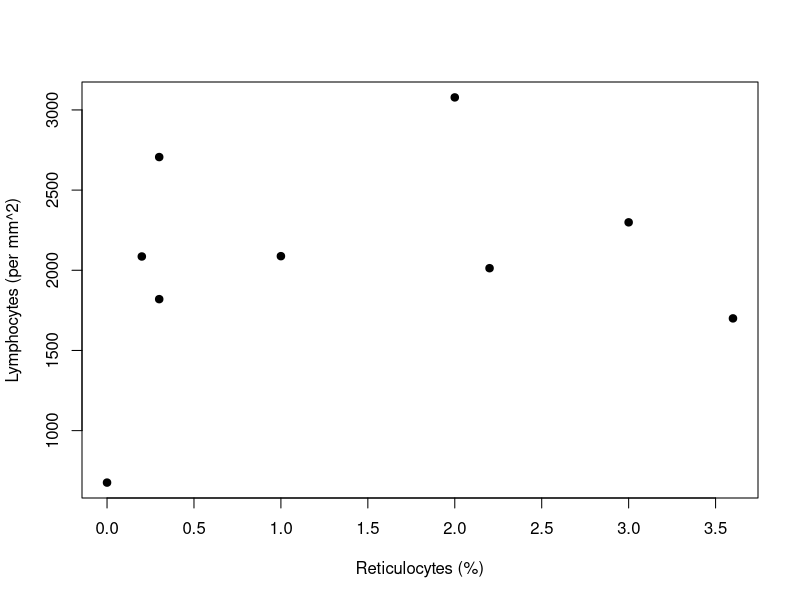
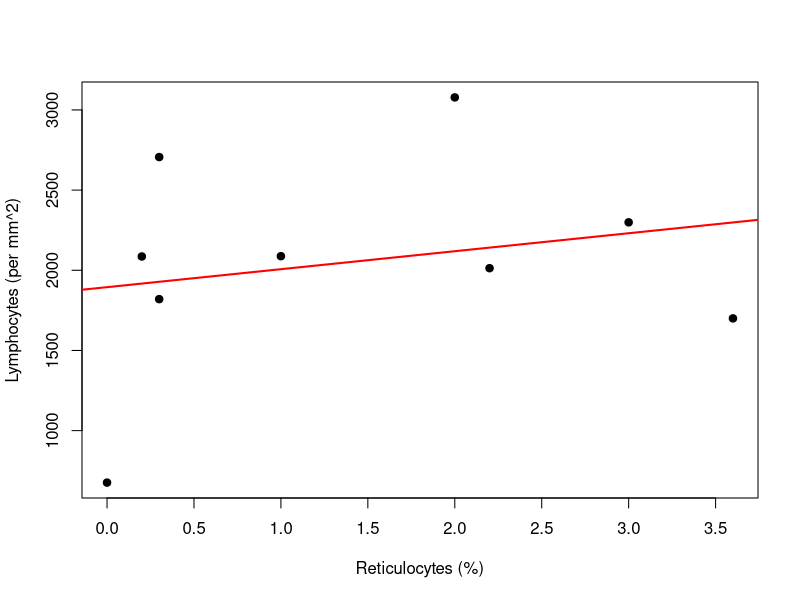
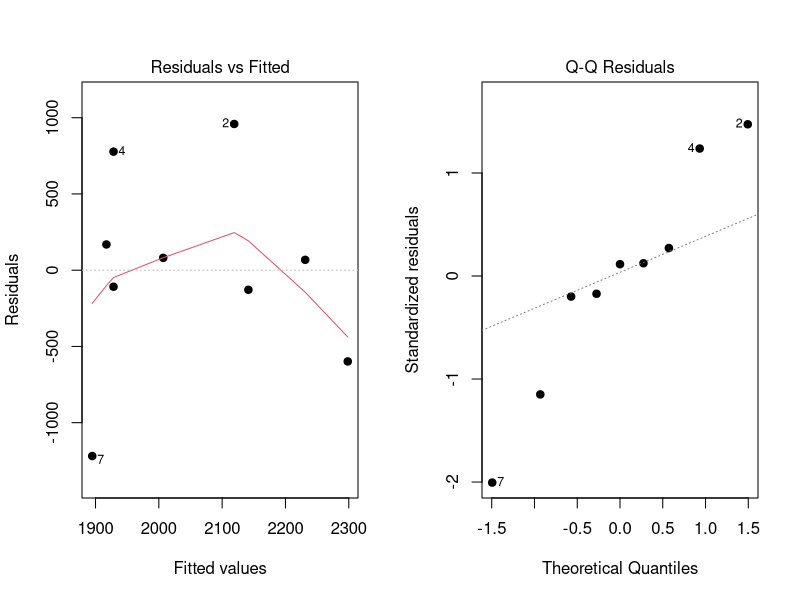

Recreate these plots in R, in order.
# Hematologic data for 9 patients with aplastic anemia. The independent variable
# is the % of reticulocytes and the number of lymphocytes (per mm^2)
reticulocytes <- c(3.6, 2.0, 0.3, 0.3, 0.2, 3.0, 0.0, 1.0, 2.2)
lymphocytes <- c(1700, 3078, 1820, 2706, 2086, 2299, 676, 2088, 2013)

# Scatterplot of the data
plot(reticulocytes, lymphocytes, xlab = "Reticulocytes (%)",
     ylab = "Lymphocytes (per mm^2)", pch = 19)

# Fit a simple linear regression model
fit <- lm(lymphocytes ~ reticulocytes)

# Print a summary of the fitted model
summary(fit)

# Add the fitted regression line to the previous scatterplot
plot(reticulocytes, lymphocytes, xlab = "Reticulocytes (%)",
     ylab = "Lymphocytes (per mm^2)", pch = 19)
abline(lm(lymphocytes ~ reticulocytes), col = "red", lwd = 2)

# Diagnostic plots
par(mfrow = c(1, 2))
plot(fit, which = 1:2, pch = 19)

# 95% confidence intervals for the intercept and slope parameters
confint(fit, level = 0.95)
